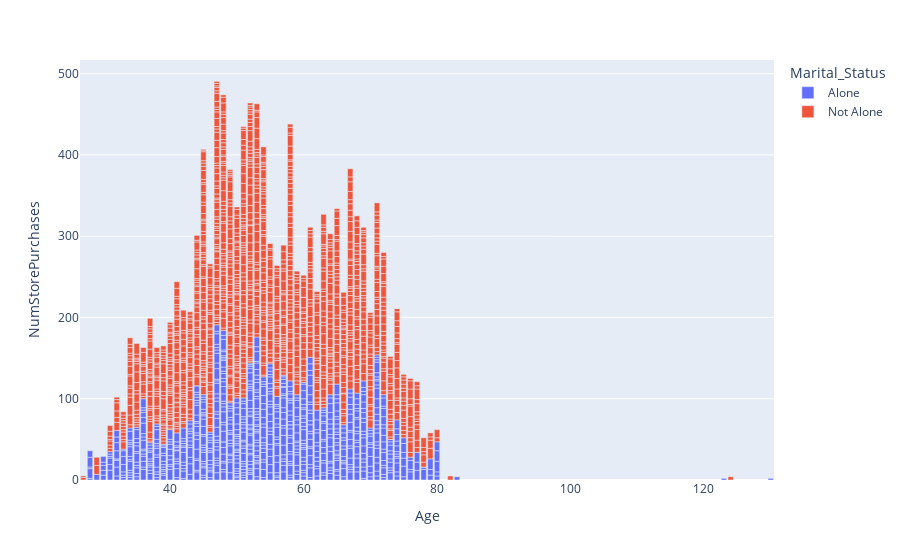

The cell this chart's notebook holds for it:
### Code cell
#Store purchases by marital status:
fig_3 = px.bar(data, x="Age", y="NumStorePurchases",color='Marital_Status')
fig_3.show()

### Figure 1 — Plotly figure (JSON) as saved in the notebook; plotly's stock layout.template omitted (floating-point values rounded to 4 significant figures; data arrays with more than 128 entries replaced by an {"elided": "..."} marker saying what was removed)
{"data": [{"alignmentgroup": "True", "hovertemplate": "Marital_Status=Alone<br>Age=%{x}<br>NumStorePurchases=%{y}<extra></extra>", "legendgroup": "Alone", "marker": {"color": "#636efa", "pattern": {"shape": ""}}, "name": "Alone", "offsetgroup": "Alone", "orientation": "v", "showlegend": true, "textposition": "auto", "type": "bar", "x": {"elided": "796 int values"}, "xaxis": "x", "y": {"elided": "796 int values"}, "yaxis": "y"}, {"alignmentgroup": "True", "hovertemplate": "Marital_Status=Not Alone<br>Age=%{x}<br>NumStorePurchases=%{y}<extra></extra>", "legendgroup": "Not Alone", "marker": {"color": "#EF553B", "pattern": {"shape": ""}}, "name": "Not Alone", "offsetgroup": "Not Alone", "orientation": "v", "showlegend": true, "textposition": "auto", "type": "bar", "x": {"elided": "1444 int values"}, "xaxis": "x", "y": {"elided": "1444 int values"}, "yaxis": "y"}], "layout": {"barmode": "relative", "legend": {"title": {"text": "Marital_Status"}, "tracegroupgap": 0}, "margin": {"t": 60}, "xaxis": {"anchor": "y", "domain": [0, 1], "title": {"text": "Age"}}, "yaxis": {"anchor": "x", "domain": [0, 1], "title": {"text": "NumStorePurchases"}}}}
